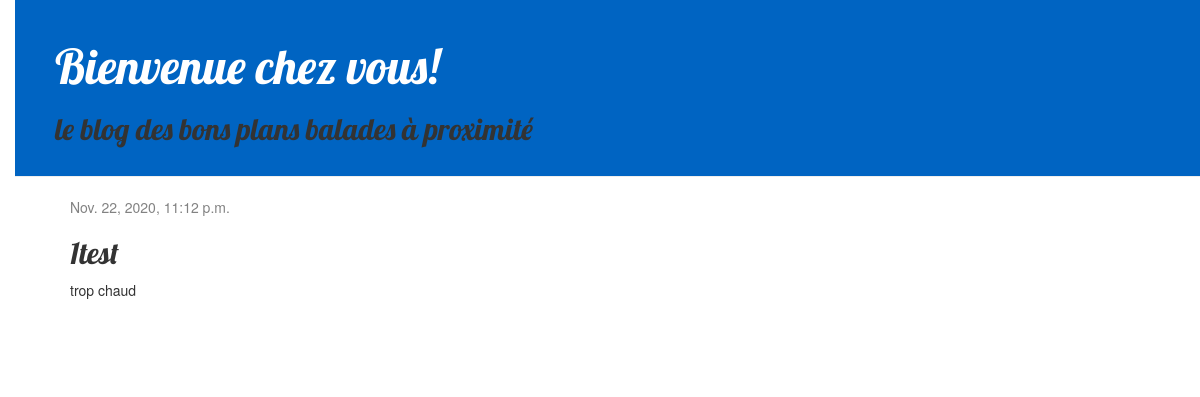
The page /post/8/ on the database its author committed.
### blog/models.py (models this page shows, shortened)
class Post(models.Model):
    author = models.ForeignKey(settings.AUTH_USER_MODEL, on_delete=models.CASCADE)
    title = models.CharField(max_length=200)
    text = models.TextField()
    created_date = models.DateTimeField(default=timezone.now)
    published_date = models.DateTimeField(blank=True, null=True)
    picture = models.ImageField(upload_to="images/", null=True, blank=True)

### blog/views.py (the view)
# urls.py: path('post/<int:pk>/', views.post_detail, name='post_detail'),
def post_detail(request, pk):
    post = get_object_or_404(Post, pk=pk)
    return render(request, 'blog/post_detail.html', {'post': post})

### blog/templates/blog/post_detail.html (shortened to what this page needs)
{% extends 'blog/base.html' %}
{% block content %}
    <div class="post">
        {% if post.published_date %}
            <div class="date">
                {{ post.published_date }}
            </div>
        {% endif %}
        <h2>{{ post.title }}</h2>
        <p>{{ post.text|linebreaksbr }}</p>
    </div>
{% endblock %}

### blog/static/css/blog.css (style rules this page uses)
body { padding-left: 15px; }
h1, h2, h3, h4 { font-family: 'Lobster', cursive; }
.date { color: #828282; }
.post { margin-bottom: 70px; }

### rows shown on the page
Post: published_date "Nov. 22, 2020, 11:12 p.m.", title "1test", text "trop chaud"
